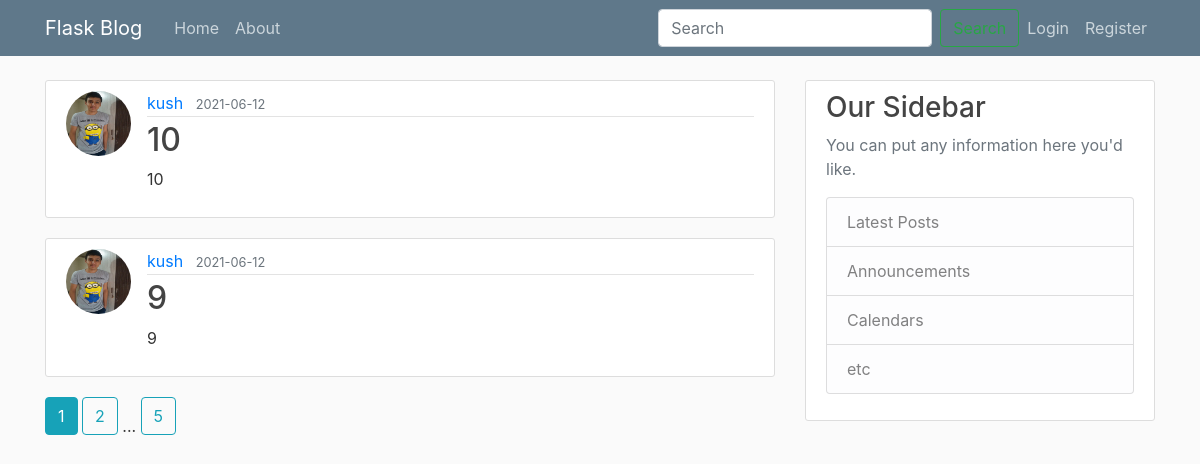
The app's page /home, older data.
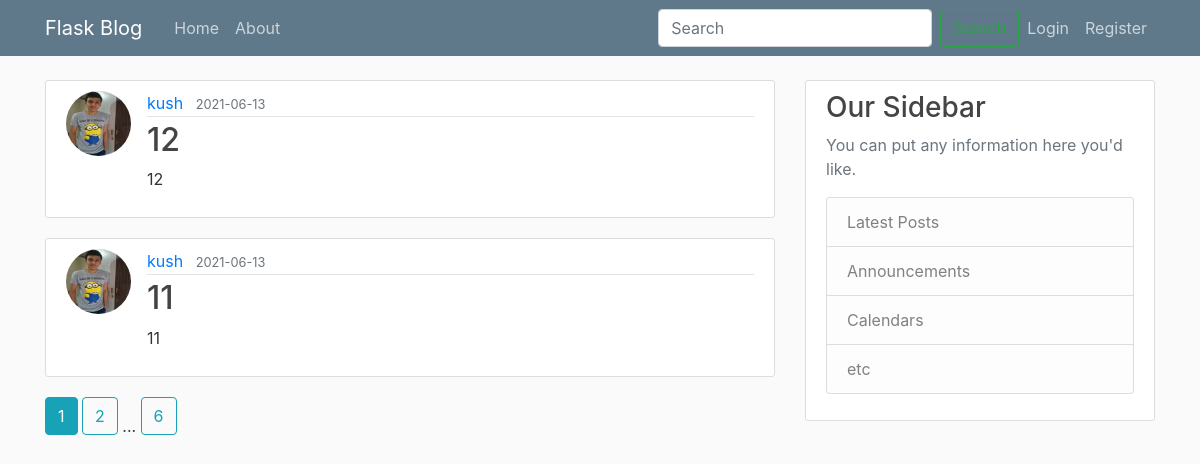
The same page, newer data.
### flaskblog/models.py (models this page shows, shortened)
class Post(db.Model):
    id = db.Column(db.Integer, primary_key=True)
    title = db.Column(db.String(100), nullable=False)
    date_posted = db.Column(db.DateTime, nullable=False, default=datetime.utcnow)
    content = db.Column(db.Text, nullable=False)
    user_id = db.Column(db.Integer, db.ForeignKey('user.id'), nullable=False)

class User(db.Model, UserMixin):
    id = db.Column(db.Integer, primary_key=True)
    username = db.Column(db.String(20), unique=True, nullable=False)
    email = db.Column(db.String(120), unique=True, nullable=False)
    image_file = db.Column(db.String(20), nullable=False, default='default.jpg')
    password = db.Column(db.String(60), nullable=False)
    posts = db.relationship('Post', backref='author', lazy=True)

### flaskblog/main/routes.py (the view)
@main.route('/')
@main.route('/home')
def home():
    page = request.args.get('page', 1, type=int)
    q = request.args.get('q')
    if q:
        posts = Post.query.filter(Post.title.contains(q)).order_by(Post.date_posted.desc()).paginate(page=page, per_page=2)
    else:
        posts = Post.query.order_by(Post.date_posted.desc()).paginate(page=page, per_page=2)
    return render_template('home.html', posts=posts)

### flaskblog/templates/home.html
{% extends 'layout.html' %}
{% block content %}
    {% for post in posts.items %}
        <article class="media content-section">
          <img class="rounded-circle article-img" src="{{ url_for('static', filename='profile_pics/' + post.author.image_file) }}">
          <div class="media-body">
            <div class="article-metadata">
              <a class="mr-2" href="{{ url_for('users.user_posts', username=post.author.username) }}">{{ post.author.username }}</a>
              <small class="text-muted">{{ post.date_posted.strftime('%Y-%m-%d') }}</small>
            </div>
            <h2><a class="article-title" href="{{ url_for('posts.post', post_id=post.id) }}">{{ post.title }}</a></h2>
            <p class="article-content">{{ post.content }}</p>
          </div>
        </article>
    {% endfor %}
    {% for page_num in posts.iter_pages(left_edge=1, right_edge=1, left_current=1, right_current=2) %}
        {% if page_num %}
        {% if posts.page == page_num %}
          <a class="btn btn-info mb-4" href="{{ url_for('main.home', page=page_num) }}">{{ page_num }}</a>
        {% else %}
          <a class="btn btn-outline-info mb-4" href="{{ url_for('main.home', page=page_num) }}">{{ page_num }}</a>
        {% endif %}
      {% else %}
        ...
      {% endif %}
    {% endfor %}
{% endblock content %}

Row changes from the older to the newer data that the page shows:
no longer on this page (row unchanged): Post: image_file (picture), author.username "kush", date_posted "2021-06-12", title "10", content "10"
no longer on this page (row unchanged): Post: image_file (picture), author.username "kush", date_posted "2021-06-12", title "9", content "9"
added Post: image_file (picture), author.username "kush", date_posted "2021-06-13", title "12", content "12"
added Post: image_file (picture), author.username "kush", date_posted "2021-06-13", title "11", content "11"
Text that changed along with them:
new list line: "6"
list line gone: "5"
